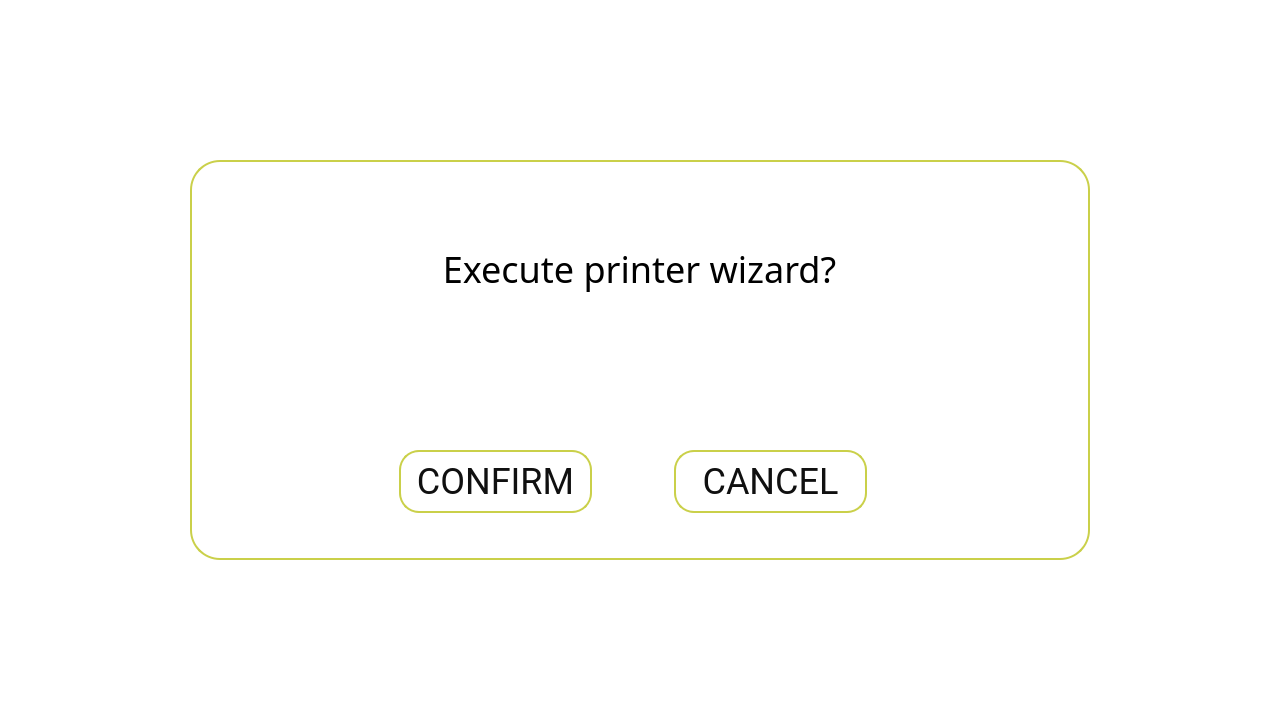
<?xml version="1.0" encoding="UTF-8"?>
<ui version="4.0">
 <class>XhWizard</class>
 <widget class="QWidget" name="XhWizard">
  <property name="geometry">
   <rect>
    <x>0</x>
    <y>0</y>
    <width>1280</width>
    <height>720</height>
   </rect>
  </property>
  <property name="windowTitle">
   <string>Form</string>
  </property>
  <property name="styleSheet">
   <string notr="true">background-color: rgba(255, 255, 255, 200);</string>
  </property>
  <widget class="QLabel" name="label">
   <property name="geometry">
    <rect>
     <x>190</x>
     <y>160</y>
     <width>900</width>
     <height>400</height>
    </rect>
   </property>
   <property name="styleSheet">
    <string notr="true">left: 190px;
top: 160px;
width: 900px;
height: 400px;
line-height: 20px;
border-radius: 30px;
background-color: rgba(255, 255, 255, 100);
text-align: center;
border: 2px solid rgba(202, 208, 74, 255);</string>
   </property>
   <property name="text">
    <string/>
   </property>
  </widget>
  <widget class="QLabel" name="label_2">
   <property name="geometry">
    <rect>
     <x>250</x>
     <y>201</y>
     <width>779</width>
     <height>136</height>
    </rect>
   </property>
   <property name="styleSheet">
    <string notr="true">left: 250px;
top: 201px;
width: 779px;
height: 136px;
color: rgba(0, 0, 0, 255);
font-size: 36px;
text-align: center;
font-family: Helvetica-regular;</string>
   </property>
   <property name="text">
    <string>&lt;html&gt;&lt;head/&gt;&lt;body&gt;&lt;p align=&quot;center&quot;&gt;Execute printer wizard?&lt;/p&gt;&lt;/body&gt;&lt;/html&gt;</string>
   </property>
  </widget>
  <widget class="QPushButton" name="pushButton">
   <property name="geometry">
    <rect>
     <x>399</x>
     <y>450</y>
     <width>193</width>
     <height>63</height>
    </rect>
   </property>
   <property name="styleSheet">
    <string notr="true">left: 399px;
top: 450px;
width: 193px;
height: 63px;
line-height: 52px;
border-radius: 20px;
background-color: rgba(255, 255, 255, 100);
color: rgba(16, 16, 16, 255);
font-size: 36px;
text-align: center;
font-family: Roboto;
border: 2px solid rgba(202, 208, 74, 255);</string>
   </property>
   <property name="text">
    <string>CONFIRM</string>
   </property>
  </widget>
  <widget class="QPushButton" name="pushButton_2">
   <property name="geometry">
    <rect>
     <x>674</x>
     <y>450</y>
     <width>193</width>
     <height>63</height>
    </rect>
   </property>
   <property name="styleSheet">
    <string notr="true">
line-height: 52px;
border-radius: 20px;
background-color: rgba(255, 255, 255, 100);
color: rgba(16, 16, 16, 255);
font-size: 36px;
text-align: center;
font-family: Roboto;
border: 2px solid rgba(202, 208, 74, 255);</string>
   </property>
   <property name="text">
    <string>CANCEL</string>
   </property>
  </widget>
  <widget class="QLabel" name="label_3">
   <property name="geometry">
    <rect>
     <x>0</x>
     <y>0</y>
     <width>1280</width>
     <height>720</height>
    </rect>
   </property>
   <property name="styleSheet">
    <string notr="true">background-color: rgba(255, 255, 255, 200);</string>
   </property>
   <property name="text">
    <string/>
   </property>
  </widget>
  <zorder>label_3</zorder>
  <zorder>label</zorder>
  <zorder>label_2</zorder>
  <zorder>pushButton</zorder>
  <zorder>pushButton_2</zorder>
 </widget>
 <resources/>
 <connections/>
</ui>
